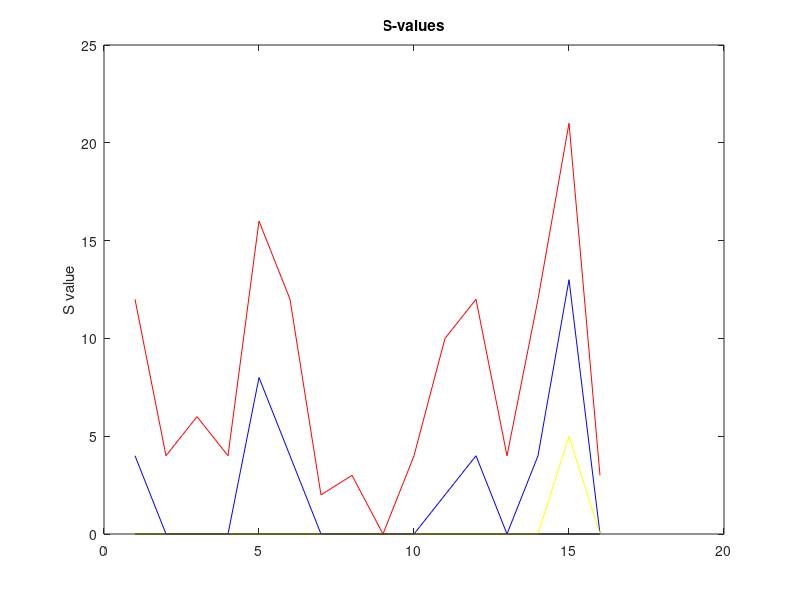
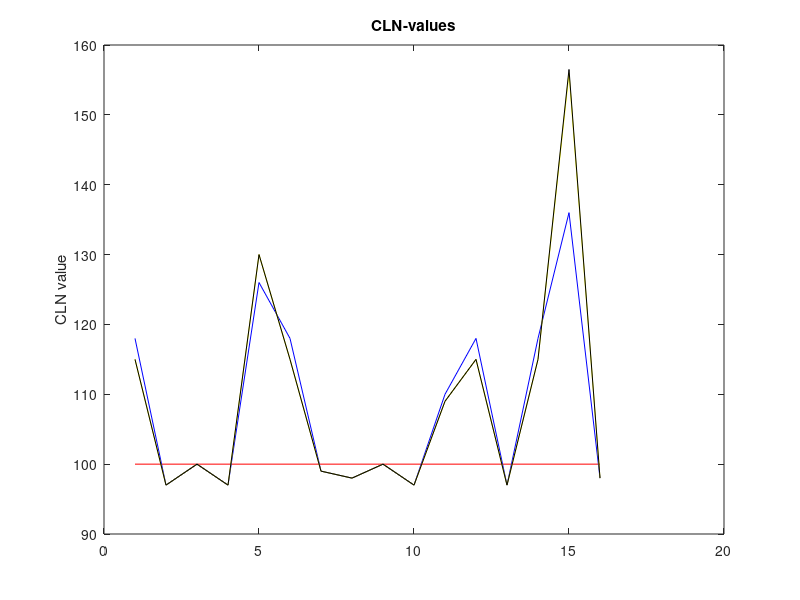

These charts were generated, in order, by the following MATLAB code:
%%%%% Capillary-like Networks %%%%%

% open a file to write output %
fh = fopen('result.txt','w');

%%%%% Input S & CLN matrices to calculate      %%%%%%
S = [12, 4, 6, 4; 16, 12, 2, 3;0, 4, 10, 12;4, 12, 21, 3]
%CLN = [50, 50, 50, 50; 50, 50, 50, 50;50, 50, 50, 50;50, 50, 50, 50]
CLN = [100, 100, 100, 100; 100, 100, 100, 100; 100, 100, 100, 100; 100, 100, 100, 100]

function Vlist = convert_2_list(V)
    %%% converts a square nxn matrin into a 1xn^2 matrix
    %%% first transose the matrix and then convert
    V_dash = V'
    Vlist  = V_dash(:)
    Vlist = Vlist'
endfunction
  


fprintf(fh, "============================================\n")
fprintf(fh, "S:              & CLN:            @step: %d - (Initial State)\n", 0)
fprintf(fh, '%2d %2d %2d %2d | %2d %2d %2d %2d  \n', S(1,:), CLN(1,:));
fprintf(fh, '%2d %2d %2d %2d | %2d %2d %2d %2d  \n', S(2,:), CLN(2,:));
fprintf(fh, '%2d %2d %2d %2d | %2d %2d %2d %2d  \n', S(3,:), CLN(3,:));
fprintf(fh, '%2d %2d %2d %2d | %2d %2d %2d %2d  \n', S(4,:), CLN(4,:));
fprintf(fh, "============================================\n")

CLN_set=zeros(4,16)
S_set=zeros(4,16)

%%% convert initial given values from a 4x4 to 1x16
CLN_list = convert_2_list(CLN)
S_list = convert_2_list(S)
for t = 1:16
   CLN_set(1, t) = CLN_list(1, t)
   S_set(1, t) = S_list(1, t)
end
   
for k=1:12    %repetitions 12 in total%
   for i=1:4
       for j=1:4
           if S(i,j) < 5
               CLN(i,j) = CLN(i, j) - 0.5*S(i, j)     % decrease value of CLN(i,j) since S(i, j) < 5
               if CLN(i,j) < 0
	               CLN(i, j) = 0                      % value cannot be negative  
               end    
           else
               CLN(i,j) = CLN(i, j) + 0.5*S(i, j)   % increase value of CLN(i,j) since S(i, j) >= 5
		       end
           S(i, j) = S(i, j) - 2                  % decrease respective S(i, j) in every repetition  
           if S(i, j) < 0
               S(i, j) = 0
           end
       end
   end
   fprintf(fh, "===========================================\n")
   fprintf(fh, "S:              & CLN:            @step: %d\n", k)
   fprintf(fh, '%2d %2d %2d %2d | %3d %3d %3d %3d  \n', S(1,:), CLN(1,:));
   fprintf(fh, '%2d %2d %2d %2d | %3d %3d %3d %3d  \n', S(2,:), CLN(2,:));
   fprintf(fh, '%2d %2d %2d %2d | %3d %3d %3d %3d  \n', S(3,:), CLN(3,:));
   fprintf(fh, '%2d %2d %2d %2d | %3d %3d %3d %3d  \n', S(4,:), CLN(4,:));
   fprintf(fh, "============================================\n") 
   if rem(k, 4) == 0
       fprintf(fh, "\n======> cycle: %d i.e. %d repetitions completed \n\n", int32(k/4), k)
       %CLN_dash = CLN'
       %CLN_list = CLN_dash(:)
       CLN_list = convert_2_list(CLN)
       S_list = convert_2_list(S)
       step = (k/4)+1 %%% i.e. step can only be 2, 3 &  4, we already have row 1 with the initial values
       for t = 1:16
           CLN_set(step, t) = CLN_list(1, t)
           S_set(step, t) = S_list(1, t)
       end
   end
end 

%plots 
j=1:16
figure(1)
plot(j, S_set(1, :), 'r', j, S_set(2, :), 'b', j, S_set(3, :), 'y', j, S_set(4, :), 'k')
title('S-values')
ylabel('S value')
figure(2)
plot(j, CLN_set(1, :), 'r', j, CLN_set(2, :), 'b', j, CLN_set(3, :), 'y', j, CLN_set(4, :), 'k')
title('CLN-values')
ylabel('CLN value')

fclose(fh);  % close file %